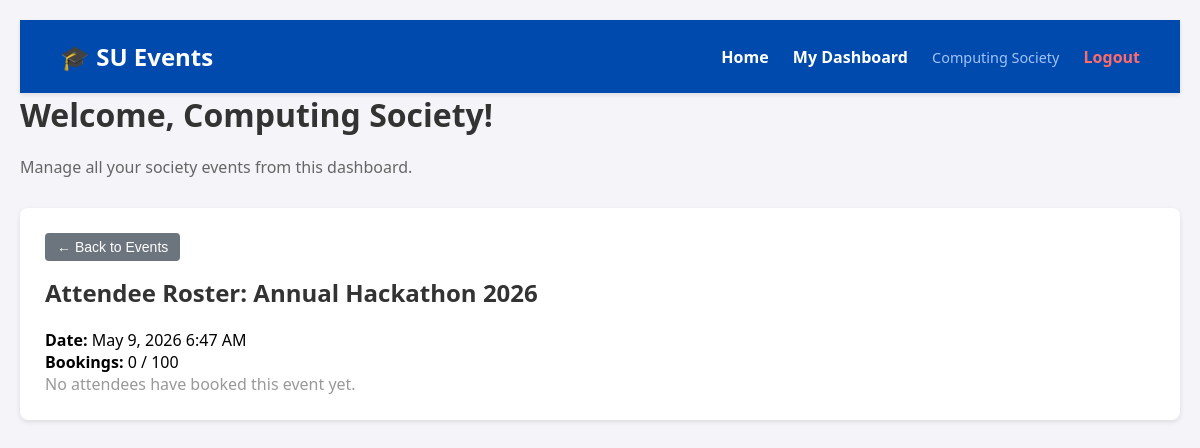
The app's page /dashboard/organiser.php?view_roster=11 (signed in) with its own data.
### tables this page shows
CREATE TABLE `events` (
  `event_id` int(11) NOT NULL,
  `organiser_id` int(11) NOT NULL,
  `society_name` varchar(100) NOT NULL,
  `title` varchar(150) NOT NULL,
  `description` text NOT NULL,
  `event_date` datetime NOT NULL,
  `location` varchar(255) NOT NULL,
  `max_capacity` int(11) NOT NULL,
  `created_at` timestamp NOT NULL DEFAULT current_timestamp(),
  `category` varchar(50) NOT NULL DEFAULT 'Social',
  `image_path` varchar(255) DEFAULT NULL
);

### dashboard/organiser.php (the view, shortened to what this page needs)
<?php
include '../config/db.php';
function sanitizeInput($data) {
    $data = trim($data);
    $data = stripslashes($data);
    $data = htmlspecialchars($data);
    return $data;
}
$show_roster = false;
$roster_event = null;
$roster_attendees = null;
if (isset($_GET['view_roster'])) {
    $roster_event_id = sanitizeInput($_GET['view_roster']);
    $event_sql = "SELECT * FROM events WHERE event_id = ? AND organiser_id = ?";
    $event_stmt = $conn->prepare($event_sql);
    $event_stmt->bind_param("ii", $roster_event_id, $_SESSION['user_id']);
    $event_stmt->execute();
    $roster_event = $event_stmt->get_result()->fetch_assoc();
    if ($roster_event) {
        $show_roster = true;
        $roster_sql = "SELECT b.booking_id, b.booking_date, u.full_name, u.email, u.student_id
                       FROM bookings b
                       JOIN users u ON b.attendee_id = u.user_id
                       WHERE b.event_id = ?
                       ORDER BY b.booking_date DESC";
        $roster_stmt = $conn->prepare($roster_sql);
        $roster_stmt->bind_param("i", $roster_event_id);
        $roster_stmt->execute();
        $roster_attendees = $roster_stmt->get_result();
    }
}
?>
<!DOCTYPE html>
<html lang="en">
<head>
</head>
<body>
    <?php include $_SERVER['DOCUMENT_ROOT'] . '/su_events_app/includes/navbar.php'; ?>
    <div class="container">
        <h1>Welcome, <?php echo htmlspecialchars($_SESSION['full_name']); ?>!</h1>
        <p style="color: #666; margin-bottom: 30px;">Manage all your society events from this dashboard.</p>
        <?php if ($show_roster && $roster_event): ?>
            <div class="form-section">
                <button onclick="window.location.href='organiser.php'" class="btn-small" style="background:#6c757d; margin-bottom:15px;">← Back to Events</button>
                <h2>Attendee Roster: <?php echo htmlspecialchars($roster_event['title']); ?></h2>
                <p><strong>Date:</strong> <?php echo date('F j, Y g:i A', strtotime($roster_event['event_date'])); ?></p>
                <p><strong>Bookings:</strong> <?php echo $roster_attendees->num_rows; ?> / <?php echo $roster_event['max_capacity']; ?></p>
                <?php if ($roster_attendees->num_rows > 0): ?>
                    <table class="roster-table">
                        <tr>
                            <th>Name</th>
                            <th>Student ID</th>
                            <th>Email</th>
                            <th>Booked Date</th>
                        </tr>
                        <?php while ($attendee = $roster_attendees->fetch_assoc()): ?>
                            <tr>
                                <td><?php echo htmlspecialchars($attendee['full_name']); ?></td>
                                <td><?php echo htmlspecialchars($attendee['student_id']); ?></td>
                                <td><?php echo htmlspecialchars($attendee['email']); ?></td>
                                <td><?php echo date('M j, Y', strtotime($attendee['booking_date'])); ?></td>
                            </tr>
                        <?php endwhile; ?>
                    </table>
                <?php else: ?>
                    <p style="color: #999;">No attendees have booked this event yet.</p>
                <?php endif; ?>
            </div>
        <?php endif; ?>
    </div>
</body>
</html>

### dashboard/organiser.php (style rules this page uses)
* { margin: 0; padding: 0; box-sizing: border-box; }
body { font-family: 'Segoe UI', Tahoma, Geneva, Verdana, sans-serif; background: #f4f4f9; padding: 20px; }
.container { max-width: 1300px; margin: 0 auto; }
h1, h2 { color: #333; margin-bottom: 20px; }
.form-section { background: white; padding: 25px; border-radius: 8px; margin-bottom: 30px; box-shadow: 0 2px 5px rgba(0,0,0,0.1); }
button { background: #007bff; color: white; border: none; padding: 10px 20px; border-radius: 4px; cursor: pointer; font-size: 16px; }
.btn-small { padding: 6px 12px; font-size: 14px; }

### records on screen
events: title "Annual Hackathon 2026", event_date "May 9, 2026 6:47 AM", max_capacity "100"

### other values on screen
$_SESSION['full_name'] "Computing Society"
$roster_attendees->num_rows "0"
